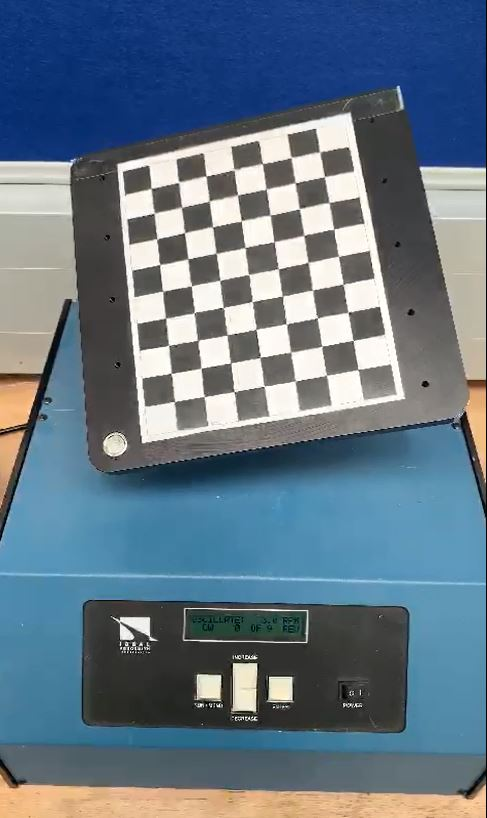
#> input picture experiment2/10.JPG, 487 x 818 px, given as the content of the folder C:/CalibrationTest3, which was not available
$ python IntrinsicCalibration.py
#> lines starting #> are read from the running program, lines starting #| are printed output that depends on the picture; after the words box and inside, x2 and y2 are one past the last pixel; in counts of white or black regions, pixels touching at a corner belong together; long printed decimals are rounded; pictures that were not available may be replaced by others from this repository, and a replacement may not be noted
import numpy as np
import matplotlib.pyplot as plt
import cv2
import glob

"""
@Authors:           Enda McManemy, Daniel Irving, Maurice Barry, Colum Jones
@Facility           IT Sligo Engineering Students
@From:              Apr 2019
@Code Derived from: This code has been formed using code examples derived from
                    https://docs.opencv.org/3.1.0/dc/dbb/tutorial_py_calibration.html and
                    https://github.com/smidm/video2calibration/blob/master/calibrate.py
                    https://github.com/kushalvyas/CameraCalibration/blob/master/src/intrinsic.py

@Description:       POC Code to experiment with Camera Calibration using openCV. Generates the
                    Intrinsic matrix and distortion coefficients.
                    Generates a histogram and/or barchart of the reprojection errors to validate parameters
"""
# Replace this value with name of Experiment
Experiment = 'Experiment2'
# Replace this path with the path to the folder on local box containing the images to evaluate
FilePath = 'C:\\CalibrationTest3\\'
# Booleans to control displaying the identified points in images and charts
DISPLAY_IMAGES = 'TRUE'
DISPLAY_BAR_CHART = 'TRUE'
DISPLAY_HISTOGRAM = 'TRUE'
# The types of images to process
IMAGE_EXTENSIONS = '*.jpg'
# Represents the pattern size, in this case we used a 7 * 9 checkboard pattern
pattern_size = (7, 9)
# 20 represents the 20x20 squares of our chosen pattern
pattern_sq_size = 20
# termination criteria
criteria = (cv2.TERM_CRITERIA_EPS + cv2.TERM_CRITERIA_MAX_ITER, pattern_sq_size, 0.001)

# Arrays to store object points and image points from all the images.
objpoints = []  # 3d point in real world space
imgpoints = []  # 2d points in image plane.
# Array for the list of images processed
imgList = []
# dictionary for list of re-projection errors per image processed
dictError = {}
# variable for mean re-projection error
mean_error = 0
# variable for standard deviation reprojection error
sd = 0


def plat_reprojectionErrors_on_hist():
    """
    histogram of the reprojection of errors with standard deviation
    """
    fig, ax = plt.subplots()
    ax.set_xlabel('Reprojection errors')
    ax.set_ylabel('Frequency')
    print('sd is ', sd)
    print('mean error ', mean_error)
    n, bins, patches = plt.hist(list(dictError.values()), bins='auto')
    # add a 'best fit standard deviation line'
    y = ((1 / (np.sqrt(2 * np.pi) * sd)) *
         np.exp(-0.5 * (1 / sd * (bins - mean_error)) ** 2)) / 100
    ax.plot(bins, y, '--')
    ax.set_title(r'Histogram of ' + Experiment + ' : $\mu={:.4f}'.format(mean_error) + ',$\sigma={:.4f}'.format(sd))
    # axes = plt.gca()
    # axes.set_ylim([1,2])
    fig.tight_layout()
    plt.show()


def plot_parameters_on_barchart():
    """
    Bar Chart of the data
    """
    plt.bar(dictError.keys(), dictError.values(), 1.0, color='b')
    plt.ylabel('Mean Error in Pixels')
    plt.xlabel('Images')
    plt.title('Re-projection Error For ' + Experiment)
    plt.axhline(y=mean_error, color='r', linestyle='dashed', linewidth=1)
    plt.text(0.5, 0.5, 'Mean: {:.4f}'.format(mean_error), fontsize=30, va='center', ha='center', backgroundcolor='w')
    plt.show()


def init_calibration(gray):
    """
    Iterates the images in the working directory, locating the chessboard pattern
    and building the object points and image points array
    It produces camera matrix (mtx), distortion coefficients (dist)
    """
    print('\nPerforming calibration...')
    ret, mtx, dist, rvecs, tvecs = cv2.calibrateCamera(objpoints, imgpoints, gray.shape[::-1], None, None)
    # TODO Check ret
    print("camera matrix:\n", mtx)
    print("distortion coefficients: ", dist.ravel())

    calculate_reprojectionErrors(mtx, dist, rvecs, tvecs)


def calculate_reprojectionErrors(mtx, dist, rvecs, tvecs):
    """
    Iterates the the object points and generates the reprojection of errors
    """
    tot_error = 0
    for i in range(len(objpoints)):
        imgpoints2, _ = cv2.projectPoints(objpoints[i], rvecs[i], tvecs[i], mtx, dist)
        error = cv2.norm(imgpoints[i], imgpoints2, cv2.NORM_L2) / len(imgpoints2)
        tot_error += error
        dictError[imgList[i]] = error

    global mean_error
    mean_error = tot_error / len(objpoints)
    print("Mean Reprojection Error: ", mean_error)

    global sd
    sd = np.std(list(dictError.values()))
    print("Stand Deviation of Reprojection Error: ", sd)


def process_sampleImages(images, objp):
    """
    Iterates the images in the working directory, locating the chessboard pattern
    and building the object points and image points array
    """
    for fname in images:
        #   track the names of files been processed in a dict
        imgList.append(fname[len(FilePath):100])
        img = cv2.imread(fname)
#> img is the input picture: shape (818, 487, 3); mean B, G, R 133.2, 118.1, 99.6
        gray = cv2.cvtColor(img, cv2.COLOR_BGR2GRAY)
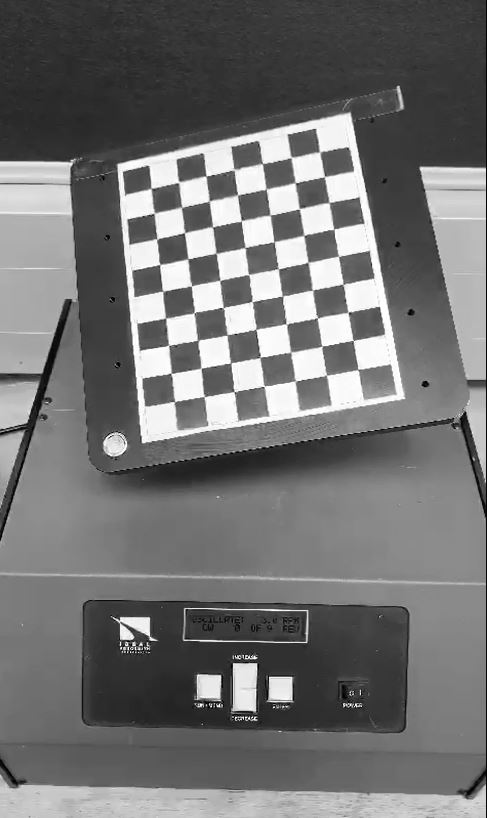
#> gray: shape (818, 487); min 0, max 255, mean 114.3

        # Find the chess board corners
        ret, corners = cv2.findChessboardCorners(gray, pattern_size, None)
#> ret = True; corners = 63 rows, first 8: [151.1, 188.3], [178.8, 182.1], [206, 176.2], [233.9, 169.5], [262.6, 163.6], [291.4, 157.3], [319.7, 152], [154.1, 213.2]

        # If found, add object points, image points (after refining them)
        if ret == True:
            print("Chessboard Detected in " + fname)
            objpoints.append(objp)

            cv2.cornerSubPix(gray, corners, (11, 11), (-1, -1), criteria)
            imgpoints.append(corners)

            # Draw and display the corners
            if DISPLAY_IMAGES == 'TRUE':
                cv2.drawChessboardCorners(img, pattern_size, corners, ret)
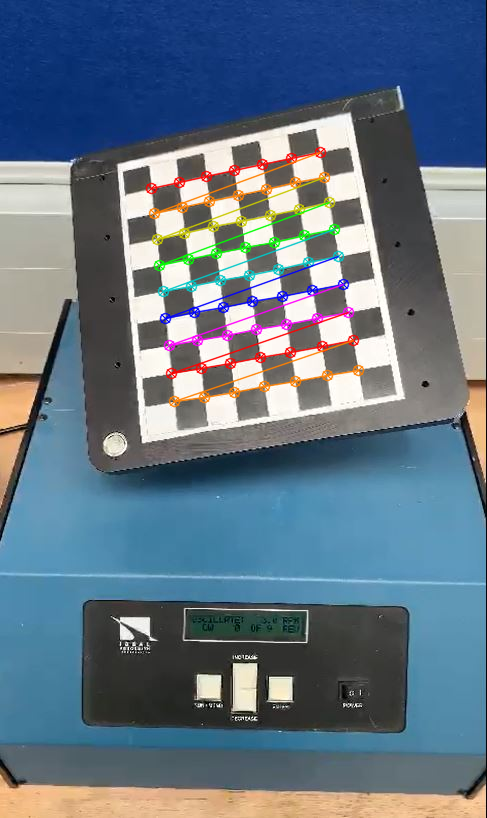
#> img: shape (818, 487, 3); 3.39% of pixels changed, all inside (x1, y1, x2, y2) = (145, 146, 365, 408)
                cv2.imshow(fname + 'Image with Pattern Corners', img)
                cv2.waitKey(5000)
                cv2.destroyAllWindows()

    init_calibration(gray)
#> in init_calibration, `ret, mtx, dist, rvecs, tvecs = cv2.calibrateCamera(objpoints, imgpoint..`: ret = 0.264; mtx = [[857.1, 0, 243.7], [0, 828.7, 325.8], [0, 0, 1]]; dist = [[0.932, -30.36, -0.031, -0.000223, 217.7]]; rvecs = ([-0.316, 0.202, -0.159],); tvecs = ([-3.23, -4.95, 30.44],)
#| camera matrix:
#|  [[857.091   0.         243.705]
#|  [  0.         828.672 325.820 ]
#|  [  0.           0.           1.        ]]
#| distortion coefficients:  [ 9.32409962e-01 -3.03600950e+01 -3.09785895e-02 -2.23355274e-04
#|   2.17723286e+02]
#> the loop in calculate_reprojectionErrors, `for i in range(len(objpoints)):` made 1 pass
#> (error, tot_error) on pass 1: (0.0333, 0.0333)
#> after the loop in calculate_reprojectionErrors, `for i in range(len(objpoints)):`: dictError = {'me/t2/_only/10.JPG': 0.0333}; tot_error = 0.0333
#| Mean Reprojection Error:  0.03328
#> in calculate_reprojectionErrors, `sd = np.std(list(dictError.values()))`: sd = 0
#| Stand Deviation of Reprojection Error:  0.0


def undistortImage(undistortImg, newFileName, mtx, dist):
    """
    Apply the Intrinsic matrix and distortion coeffs to the
    provided image to 'undistort'
    """
    img2 = cv2.imread(undistortImg)
    h, w = img2.shape[:2]
    newcameramtx, roi = cv2.getOptimalNewCameraMatrix(mtx, dist, (w, h), 1, (w, h))

    # undistort
    dst = cv2.undistort(img2, mtx, dist, None, newcameramtx)
    cv2.initUndistortRectifyMap(mtx, dist, )

    # crop the image and write the undistorted image back to disk in supplied folder path
    x, y, w, h = roi
    dst = dst[y:y + h, x:x + w]
    # Dump the generated Image back to original folder
    cv2.imwrite(FilePath + newFileName, dst)


def main():
    """
    Main function.
    """

    if Experiment == "":
        print("Please specify a Title for this experiment using the Constant Experiment.")
    elif FilePath == "":
        print("Please specify an Image Folder using the Constant FilePath.")
    elif pattern_size == "":
        print("Please specify the size of the chosen pattern (e.g. 4*6) using the Constant pattern_size.")
    elif pattern_sq_size == "":
        print("Please specify the size of the squares in the chosen pattern using the Constant pattern_sq_size.")
    else:
        # prepare object points, like (0,0,0), (1,0,0), (2,0,0) ....,(6,5,0)
        objp = np.zeros((7 * 9, 3), np.float32)
        objp[:, :2] = np.mgrid[0:7, 0:9].T.reshape(-1, 2)

        images = glob.glob(FilePath + IMAGE_EXTENSIONS)
        process_sampleImages(images, objp)

        if DISPLAY_HISTOGRAM == 'TRUE':
            plat_reprojectionErrors_on_hist()
#| sd is  0.0
#| mean error  0.03328
#> in plat_reprojectionErrors_on_hist, `n, bins, patches = plt.hist(list(dictError.values()), bins='auto')`: n = [1]; bins = [-0.467, 0.533]
#> in plat_reprojectionErrors_on_hist, `y = ((1 / (np.sqrt(2 * np.pi) * sd)) * np.exp(-0.5 * (1 / sd * (bins -..`: y = [nan, nan]
#> in plat_reprojectionErrors_on_hist, `plt.show()`:
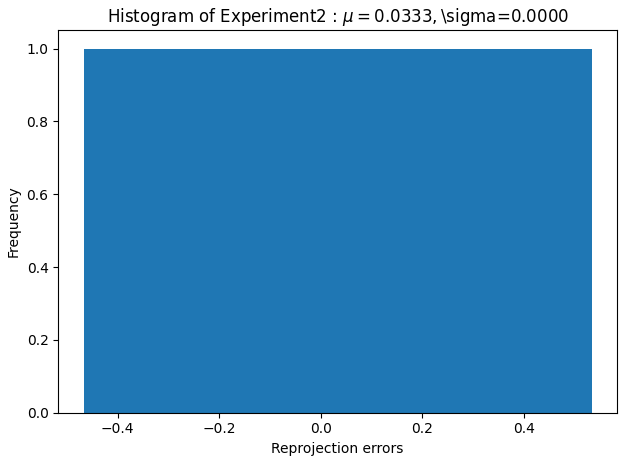
#> figure drawn by matplotlib, 1 panel

        if DISPLAY_BAR_CHART == 'TRUE':
            plot_parameters_on_barchart()
#> in plot_parameters_on_barchart, `plt.show()`:
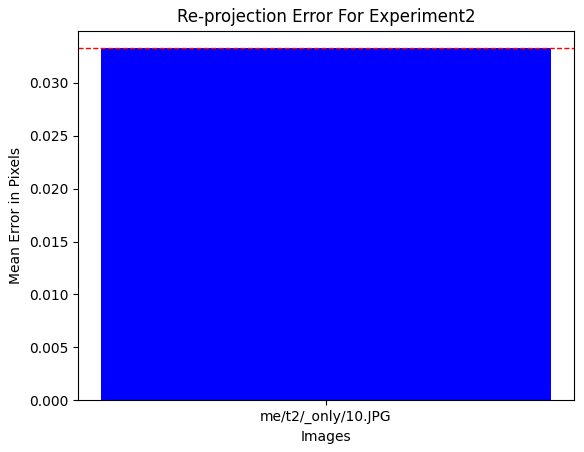
#> figure drawn by matplotlib, 1 panel


if __name__ == "__main__":
    main()

$ run again, on experiment2/17.JPG
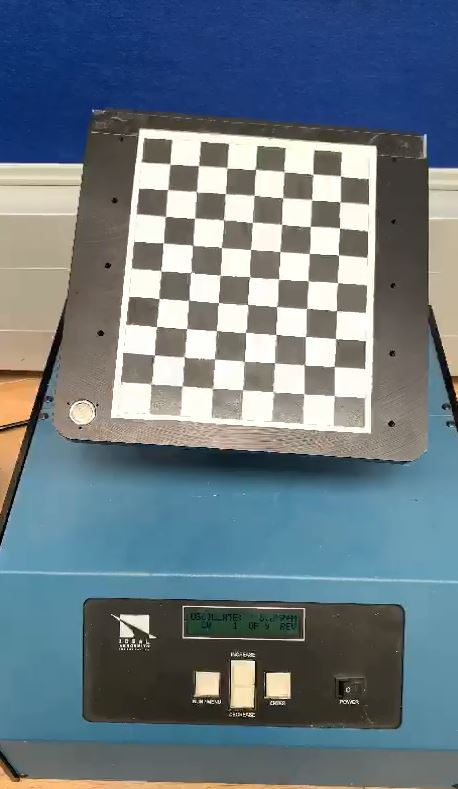
#> input picture experiment2/17.JPG, 458 x 789 px, given as the content of the folder C:/CalibrationTest3, which was not available
#> in process_sampleImages, img is the input picture: shape (789, 458, 3); mean B, G, R 130.4, 121.1, 106.7
#> in process_sampleImages, `gray = cv2.cvtColor(img, cv2.COLOR_BGR2GRAY)`:
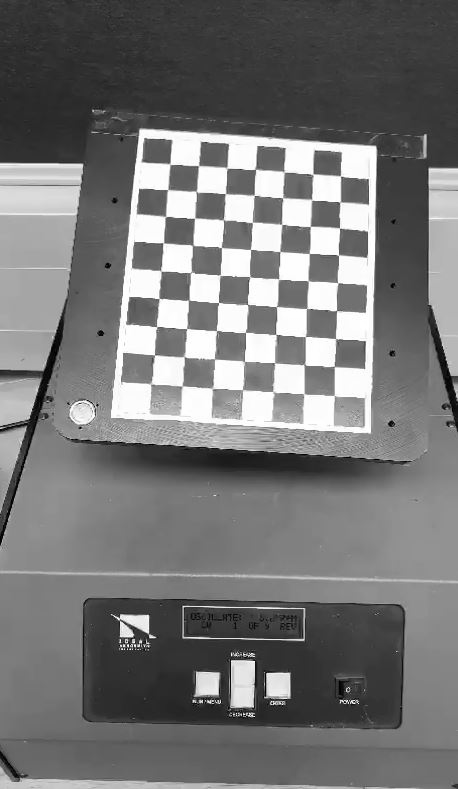
#> gray: shape (789, 458); min 0, max 255, mean 117.8
#> in process_sampleImages, `ret, corners = cv2.findChessboardCorners(gray, pattern_size, None)`: ret = True; corners = 63 rows, first 8: [169.8, 164], [198.6, 165.6], [226.8, 168.2], [255.2, 169.3], [284.3, 172.3], [313, 174.1], [340.4, 175.9], [167.7, 189.5]
#> img: shape (789, 458, 3); 3.8% of pixels changed, all inside (x1, y1, x2, y2) = (145, 158, 348, 403)
#> in init_calibration, `ret, mtx, dist, rvecs, tvecs = cv2.calibrateCamera(objpoints, imgpoint..`: ret = 0.328; mtx = [[973.6, 0, 240.4], [0, 973.2, 345.7], [0, 0, 1]]; dist = [[0.878, -11.83, -0.0102, 0.00436, -106.3]]; rvecs = ([-0.309, -0.0364, 0.0623],); tvecs = ([-2.47, -6.35, 34.51],)
#| camera matrix:
#|  [[973.563    0.         240.387]
#|  [  0.         973.185 345.700 ]
#|  [  0.           0.           1.        ]]
#| distortion coefficients:  [ 8.78269461e-01 -1.18312833e+01 -1.01908703e-02  4.35818770e-03
#|  -1.06316993e+02]
#> the loop in calculate_reprojectionErrors, `for i in range(len(objpoints)):` made 1 pass
#> (error, tot_error) on pass 1: (0.0413, 0.0413)
#> after the loop in calculate_reprojectionErrors, `for i in range(len(objpoints)):`: dictError = {'me/t3/_only/17.JPG': 0.0413}; tot_error = 0.0413
#| Mean Reprojection Error:  0.04135
#> sd = 0
#| Stand Deviation of Reprojection Error:  0.0
#| sd is  0.0
#| mean error  0.04135
#> n = [1]; bins = [-0.459, 0.541]
#> y = [nan, nan]
#> in plot_parameters_on_barchart, `plt.show()`:
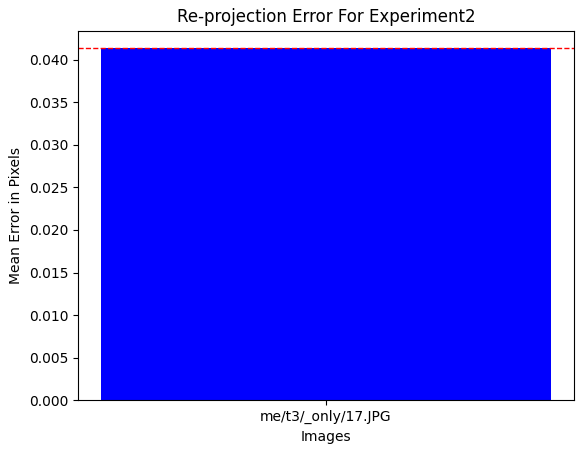
#> figure drawn by matplotlib, 1 panel

$ run again, on experiment2/7.JPG
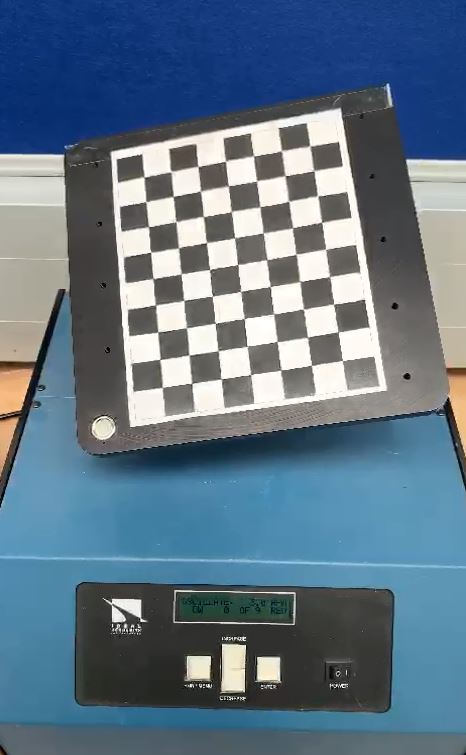
#> input picture experiment2/7.JPG, 466 x 755 px, given as the content of the folder C:/CalibrationTest3, which was not available
#> in process_sampleImages, img is the input picture: shape (755, 466, 3); mean B, G, R 134.4, 117.2, 96.3
#> in process_sampleImages, `gray = cv2.cvtColor(img, cv2.COLOR_BGR2GRAY)`:
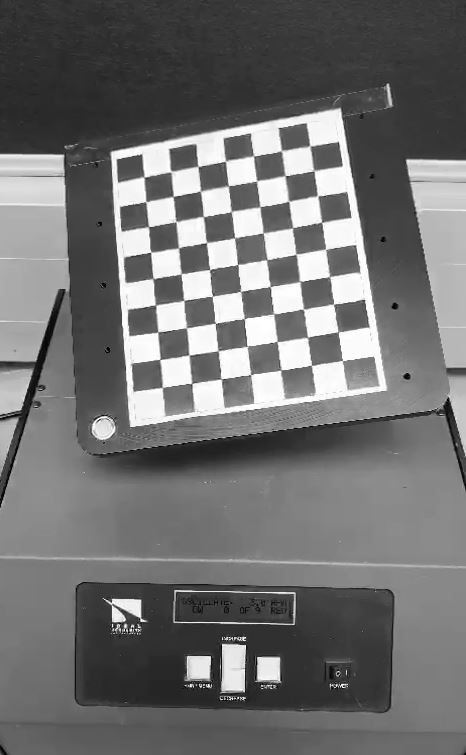
#> gray: shape (755, 466); min 0, max 255, mean 112.9
#> in process_sampleImages, `ret, corners = cv2.findChessboardCorners(gray, pattern_size, None)`: ret = True; corners = 63 rows, first 8: [144, 177.2], [171, 171.5], [198.1, 166.4], [225.4, 161.4], [253.5, 155.7], [281.3, 150.6], [309.7, 145.5], [145.7, 201.5]
#> img: shape (755, 466, 3); 3.8% of pixels changed, all inside (x1, y1, x2, y2) = (138, 140, 350, 394)
#> in init_calibration, `ret, mtx, dist, rvecs, tvecs = cv2.calibrateCamera(objpoints, imgpoint..`: ret = 0.257; mtx = [[818.4, 0, 235.7], [0, 794.3, 318.3], [0, 0, 1]]; dist = [[0.612, -15.02, -0.0305, -0.000673, 50.08]]; rvecs = ([-0.304, 0.177, -0.136],); tvecs = ([-3.28, -5.18, 29.7],)
#| camera matrix:
#|  [[818.412   0.         235.745]
#|  [  0.         794.285 318.279]
#|  [  0.           0.           1.        ]]
#| distortion coefficients:  [ 6.12483592e-01 -1.50232693e+01 -3.04811803e-02 -6.72908078e-04
#|   5.00784809e+01]
#> the loop in calculate_reprojectionErrors, `for i in range(len(objpoints)):` made 1 pass
#> (error, tot_error) on pass 1: (0.0324, 0.0324)
#> after the loop in calculate_reprojectionErrors, `for i in range(len(objpoints)):`: dictError = {'me/t4/_only/7.JPG': 0.0324}; tot_error = 0.0324
#| Mean Reprojection Error:  0.0324
#> sd = 0
#| Stand Deviation of Reprojection Error:  0.0
#| sd is  0.0
#| mean error  0.0324
#> n = [1]; bins = [-0.468, 0.532]
#> y = [nan, nan]
#> in plot_parameters_on_barchart, `plt.show()`:
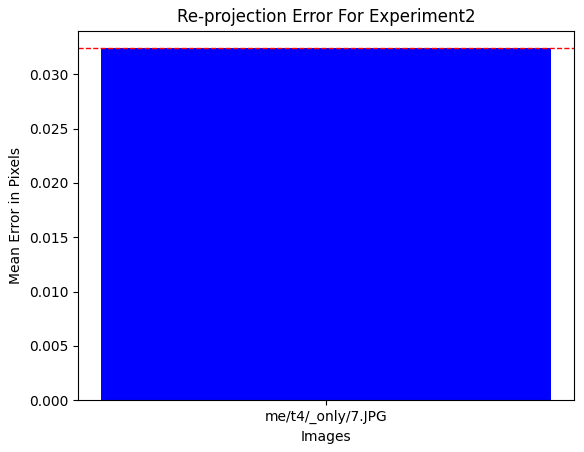
#> figure drawn by matplotlib, 1 panel

$ run again, on experiment2/8.JPG
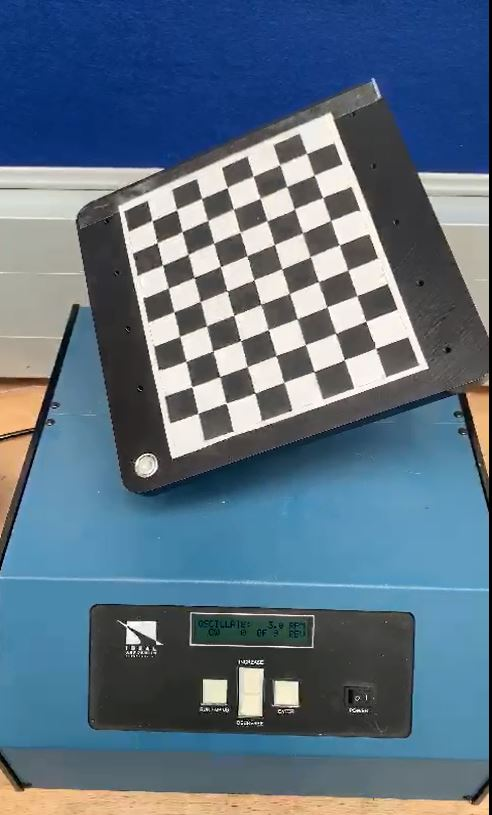
#> input picture experiment2/8.JPG, 492 x 815 px, given as the content of the folder C:/CalibrationTest3, which was not available
#> in process_sampleImages, img is the input picture: shape (815, 492, 3); mean B, G, R 130.4, 112.7, 92.5
#> in process_sampleImages, `gray = cv2.cvtColor(img, cv2.COLOR_BGR2GRAY)`:
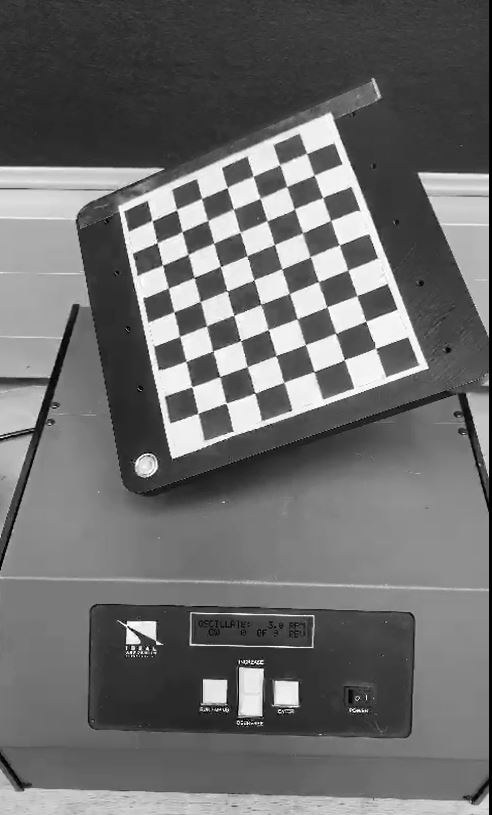
#> gray: shape (815, 492); min 0, max 255, mean 108.7
#> in process_sampleImages, `ret, corners = cv2.findChessboardCorners(gray, pattern_size, None)`: ret = True; corners = 63 rows, first 8: [151.8, 220.4], [176.3, 209.8], [201.4, 198.4], [227.4, 187.7], [253, 176.3], [279.6, 164.6], [306.4, 153.3], [157.2, 242.7]
#> img: shape (815, 492, 3); 3.25% of pixels changed, all inside (x1, y1, x2, y2) = (146, 147, 383, 420)
#> in init_calibration, `ret, mtx, dist, rvecs, tvecs = cv2.calibrateCamera(objpoints, imgpoint..`: ret = 0.321; mtx = [[829.2, 0, 251.7], [0, 796.5, 322.7], [0, 0, 1]]; dist = [[1.01, -40.8, -0.0495, 0.00644, 364.7]]; rvecs = ([-0.455, 0.305, -0.321],); tvecs = ([-3.57, -3.77, 30.14],)
#| camera matrix:
#|  [[829.228   0.         251.662]
#|  [  0.         796.533 322.662]
#|  [  0.           0.           1.        ]]
#| distortion coefficients:  [ 1.01330192e+00 -4.08028913e+01 -4.95399585e-02  6.43940063e-03
#|   3.64743114e+02]
#> the loop in calculate_reprojectionErrors, `for i in range(len(objpoints)):` made 1 pass
#> (error, tot_error) on pass 1: (0.0404, 0.0404)
#> after the loop in calculate_reprojectionErrors, `for i in range(len(objpoints)):`: dictError = {'me/t5/_only/8.JPG': 0.0404}; tot_error = 0.0404
#| Mean Reprojection Error:  0.04042
#> sd = 0
#| Stand Deviation of Reprojection Error:  0.0
#| sd is  0.0
#| mean error  0.04042
#> n = [1]; bins = [-0.46, 0.54]
#> y = [nan, nan]
#> in plot_parameters_on_barchart, `plt.show()`:
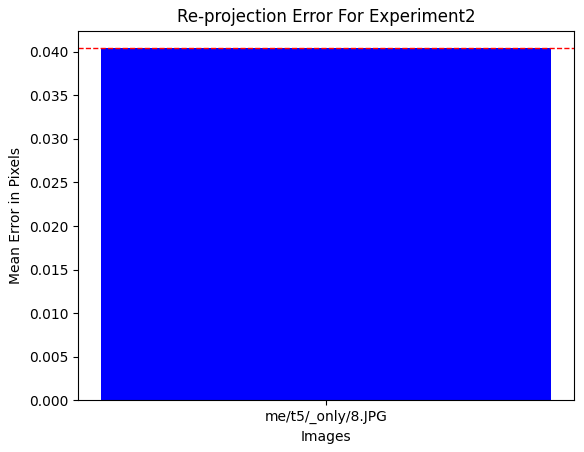
#> figure drawn by matplotlib, 1 panel
